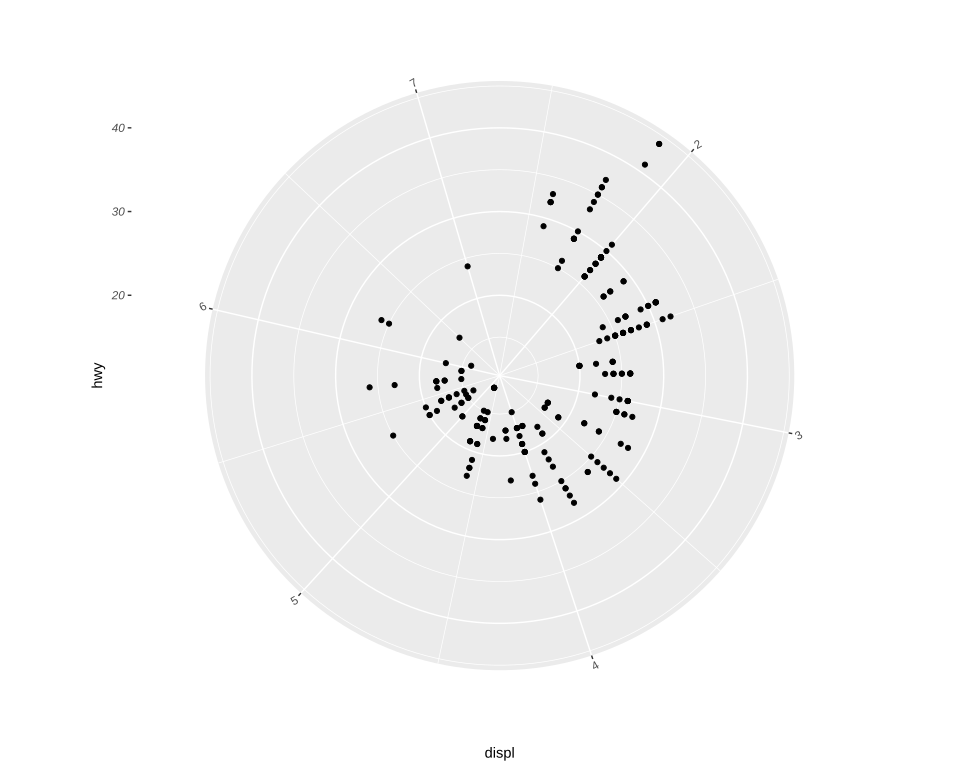

Source code (R):
# The plot test/golden/theme_text_theta.svg draws, drawn by ggplot2 itself, as ggplot2's own visual
# tests draw their snapshots: the independent check on that golden whenever it changes. The suite
# never runs this; it needs R, ggplot2 and vdiffr, saved as the Docker image giggly-r:ggplot2-4.0.3.
# From the repository's root:
#
#   docker run --rm -v "$PWD/test/golden":/golden:ro giggly-r:ggplot2-4.0.3 \
#     Rscript /golden/theme_text_theta.R > theme_text_theta.ggplot2.svg
#
# and compare the two drawings element by element, as test/golden/point.R describes.
#
# mpg's highway mileage against engine size in a radial panel, the labels round its circle turned
# 30 degrees and justified by their break's angle and that turn together, the radius axis's
# labels italic.
#
# First checked with ggplot2 4.0.3 and vdiffr 1.0.9: every element matches, and every clip path but
# svglite's around the whole drawing, as in test/golden/radial.R.

library(ggplot2)

plot <- ggplot(mpg, aes(displ, hwy)) +
  geom_point() +
  coord_radial() +
  theme_gray() +
  theme(
    axis.text.theta = element_text(angle = 30),
    axis.text.r = element_text(face = "italic")
  )

file <- tempfile(fileext = ".svg")
vdiffr::write_svg(plot, file)
cat(readLines(file), sep = "\n")
